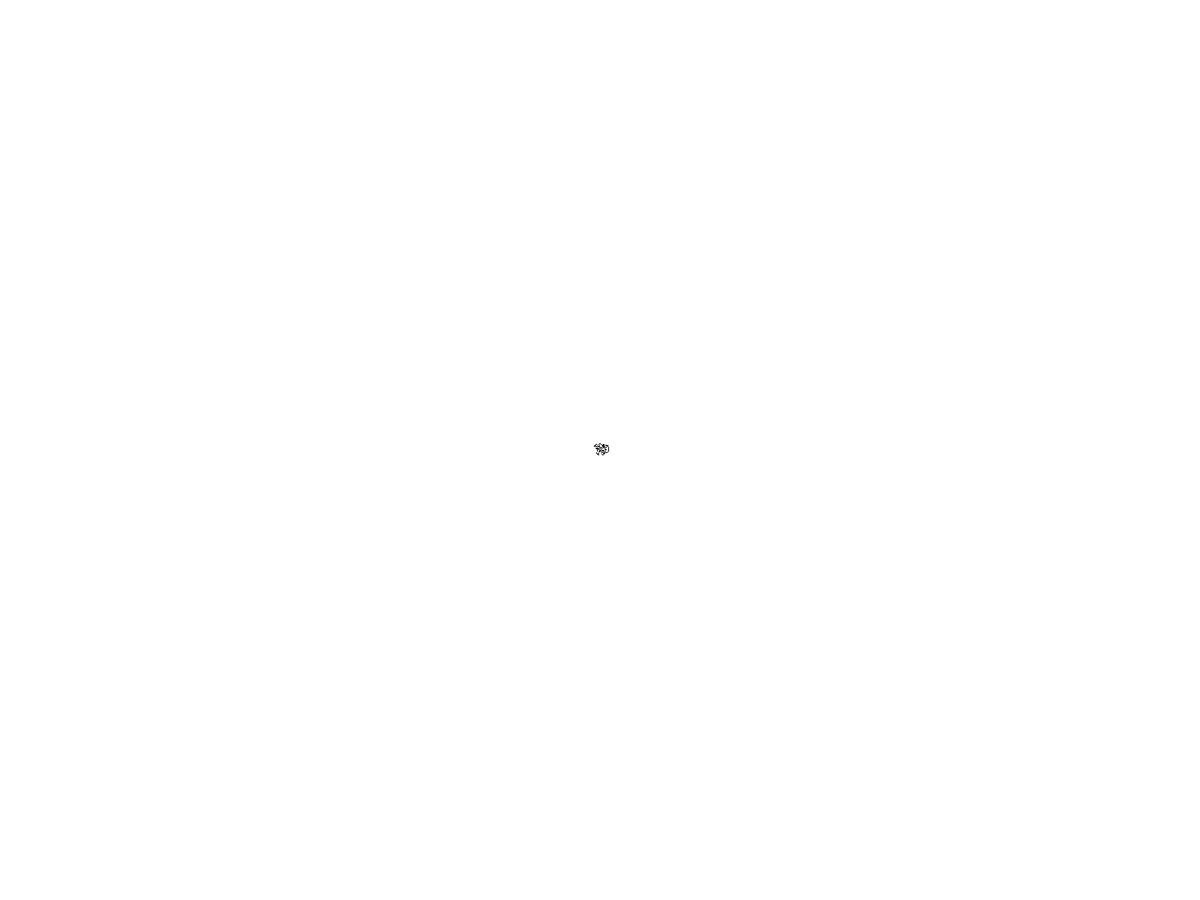
Frame 1 (no input)
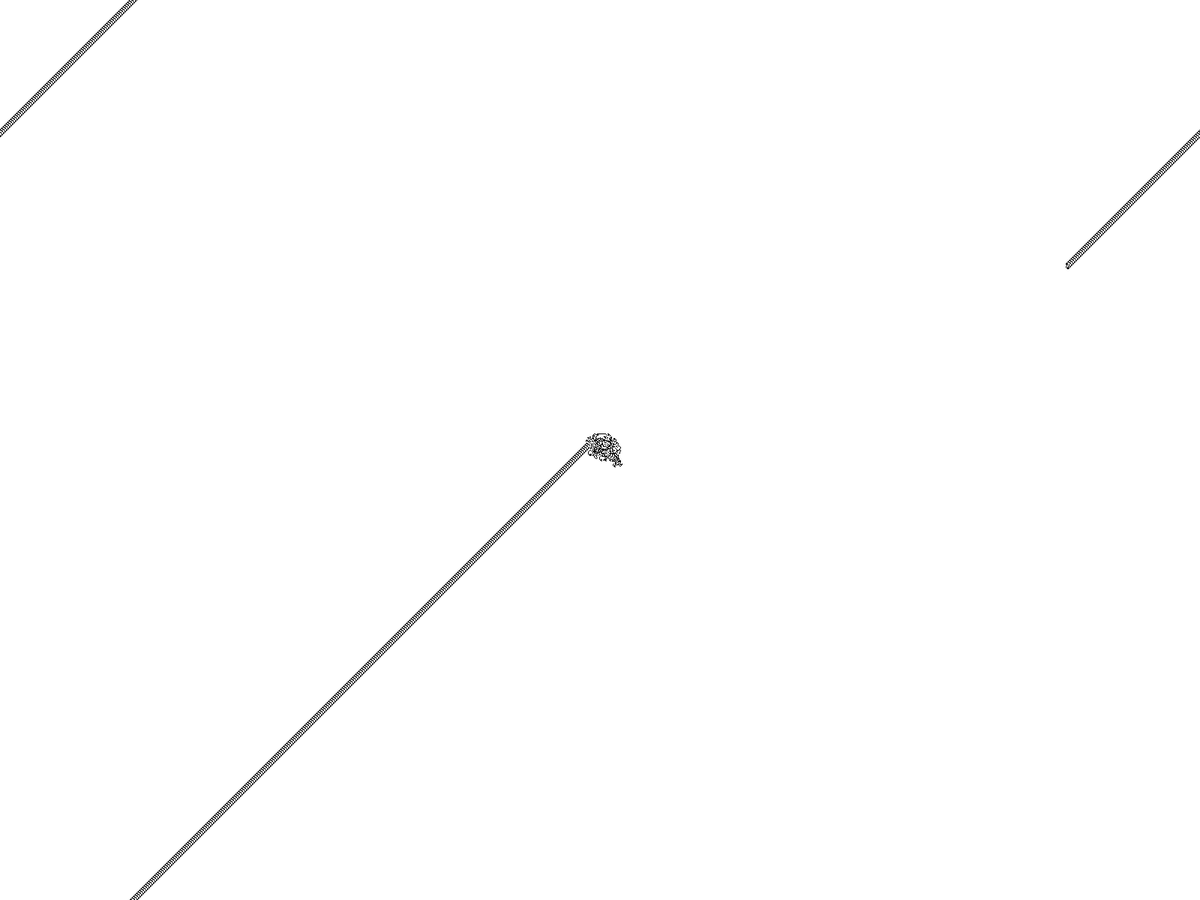
Frame 60 (the mouse pressed at the canvas centre just before this capture)
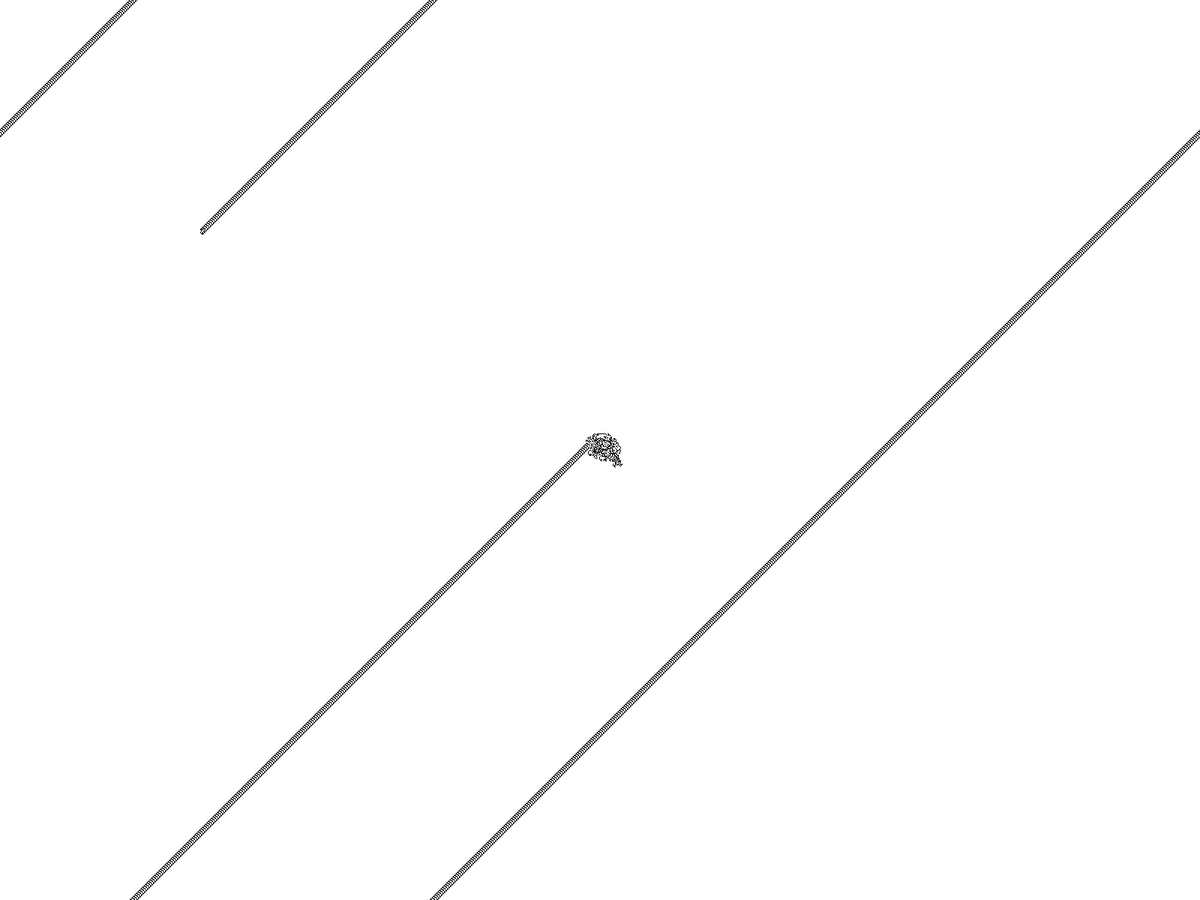
Frame 120 (the mouse held since frame 60 and released just before this capture)

The Processing sketch that drew these frames (run headless with seeded random() and noise(); from frame 60 on, the mouse is pressed at the canvas centre):

// Processing sketch: Langton_sAnt
// ── Langton_sAnt.pde
int[][] grid;
int x;
int y;
int dir;

int ANTUP = 0;
int ANTRIGHT = 1;
int ANTDOWN = 2;
int ANTLEFT = 3;

PImage ant;


void setup() {
  //size(400, 400);
  fullScreen();
  grid = new int[width][height];
  ant = createImage(width,height,RGB);
  ant.loadPixels();
  for (int i = 0; i < ant.pixels.length; i++) {
    ant.pixels[i] = color(255);
  }
  ant.updatePixels();
  x = width/2;
  y = height/2;
  dir = ANTUP;
}

void turnRight() {
  dir++;
  if (dir > ANTLEFT) {
    dir = ANTUP;
  }
}

void turnLeft() {
  dir--;
  if (dir < ANTUP) {
    dir = ANTLEFT;
  }
}

void moveForward() {
  if (dir == ANTUP) {
    y--;
  } else if (dir == ANTRIGHT) {
    x++;
  } else if (dir == ANTDOWN) {
    y++;
  } else if (dir == ANTLEFT) {
    x--;
  }

  if (x > width-1) {
    x = 0;
  } else if (x < 0) {
    x = width-1;
  }
  if (y > height-1) {
    y = 0;
  } else if (y < 0) {
    y = height-1;
  }
}


void draw() {
  background(255);

  ant.loadPixels();
  for (int n = 0; n < 1000; n++) {
    int state = grid[x][y];
    if (state == 0) {
      turnRight();
      grid[x][y] = 1;
    } else if (state == 1) {
      turnLeft();
      grid[x][y] = 0;
    }

    color col = color(255);
    if (grid[x][y] == 1) {
      col = color(0);
    }
    int pix = x + y * ant.width;
    ant.pixels[pix] = col;
    moveForward();
  }
  ant.updatePixels();


  image(ant,0,0);
  //loadPixels();
  //for (int i = 0; i < width; i++) {
  //  for (int j = 0; j < height; j++) {
  //    int pix = i + width * j;
  //    if (grid[i][j] == 0) {
  //      pixels[pix] = color(255);
  //    } else {
  //      pixels[pix] = color(0);
  //    }
  //  }
  //}
  //updatePixels();
}
